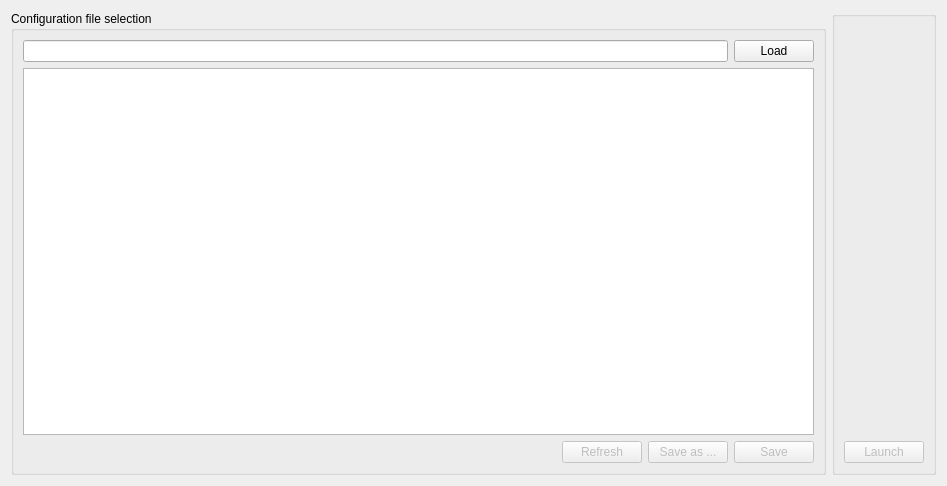
<?xml version="1.0" encoding="UTF-8"?>
<ui version="4.0">
 <class>Simulation</class>
 <widget class="QWidget" name="Simulation">
  <property name="geometry">
   <rect>
    <x>0</x>
    <y>0</y>
    <width>947</width>
    <height>486</height>
   </rect>
  </property>
  <property name="windowTitle">
   <string>Form</string>
  </property>
  <layout class="QHBoxLayout" name="horizontalLayout">
   <item>
    <widget class="QGroupBox" name="groupBox">
     <property name="title">
      <string>Configuration file selection</string>
     </property>
     <layout class="QGridLayout" name="gridLayout">
      <item row="2" column="2">
       <widget class="QPushButton" name="butSaveAs">
        <property name="enabled">
         <bool>false</bool>
        </property>
        <property name="text">
         <string>Save as ...</string>
        </property>
       </widget>
      </item>
      <item row="0" column="3">
       <widget class="QPushButton" name="butLoad">
        <property name="text">
         <string>Load</string>
        </property>
       </widget>
      </item>
      <item row="2" column="1">
       <widget class="QPushButton" name="butRefresh">
        <property name="enabled">
         <bool>false</bool>
        </property>
        <property name="text">
         <string>Refresh</string>
        </property>
       </widget>
      </item>
      <item row="2" column="3">
       <widget class="QPushButton" name="butSave">
        <property name="enabled">
         <bool>false</bool>
        </property>
        <property name="text">
         <string>Save</string>
        </property>
       </widget>
      </item>
      <item row="2" column="0">
       <spacer name="horizontalSpacer">
        <property name="orientation">
         <enum>Qt::Horizontal</enum>
        </property>
        <property name="sizeHint" stdset="0">
         <size>
          <width>40</width>
          <height>20</height>
         </size>
        </property>
       </spacer>
      </item>
      <item row="0" column="0" colspan="3">
       <widget class="QLineEdit" name="filePath"/>
      </item>
      <item row="1" column="0" colspan="4">
       <widget class="QTextEdit" name="fileBrowser"/>
      </item>
     </layout>
    </widget>
   </item>
   <item>
    <widget class="QGroupBox" name="groupBox_2">
     <property name="title">
      <string/>
     </property>
     <layout class="QVBoxLayout" name="verticalLayout">
      <item>
       <spacer name="verticalSpacer">
        <property name="orientation">
         <enum>Qt::Vertical</enum>
        </property>
        <property name="sizeHint" stdset="0">
         <size>
          <width>20</width>
          <height>40</height>
         </size>
        </property>
       </spacer>
      </item>
      <item>
       <widget class="QPushButton" name="butLaunch">
        <property name="enabled">
         <bool>false</bool>
        </property>
        <property name="text">
         <string>Launch</string>
        </property>
       </widget>
      </item>
     </layout>
    </widget>
   </item>
  </layout>
 </widget>
 <resources/>
 <connections>
  <connection>
   <sender>fileBrowser</sender>
   <signal>textChanged()</signal>
   <receiver>Simulation</receiver>
   <slot>enableSaveButton()</slot>
   <hints>
    <hint type="sourcelabel">
     <x>422</x>
     <y>249</y>
    </hint>
    <hint type="destinationlabel">
     <x>473</x>
     <y>242</y>
    </hint>
   </hints>
  </connection>
  <connection>
   <sender>butSaveAs</sender>
   <signal>clicked()</signal>
   <receiver>Simulation</receiver>
   <slot>actionSaveAs()</slot>
   <hints>
    <hint type="sourcelabel">
     <x>708</x>
     <y>455</y>
    </hint>
    <hint type="destinationlabel">
     <x>473</x>
     <y>242</y>
    </hint>
   </hints>
  </connection>
  <connection>
   <sender>butSave</sender>
   <signal>clicked()</signal>
   <receiver>Simulation</receiver>
   <slot>actionSave()</slot>
   <hints>
    <hint type="sourcelabel">
     <x>789</x>
     <y>455</y>
    </hint>
    <hint type="destinationlabel">
     <x>473</x>
     <y>242</y>
    </hint>
   </hints>
  </connection>
  <connection>
   <sender>butRefresh</sender>
   <signal>clicked()</signal>
   <receiver>Simulation</receiver>
   <slot>actionRefresh()</slot>
   <hints>
    <hint type="sourcelabel">
     <x>627</x>
     <y>455</y>
    </hint>
    <hint type="destinationlabel">
     <x>473</x>
     <y>242</y>
    </hint>
   </hints>
  </connection>
  <connection>
   <sender>butLoad</sender>
   <signal>clicked()</signal>
   <receiver>Simulation</receiver>
   <slot>actionBrowse()</slot>
   <hints>
    <hint type="sourcelabel">
     <x>789</x>
     <y>43</y>
    </hint>
    <hint type="destinationlabel">
     <x>473</x>
     <y>242</y>
    </hint>
   </hints>
  </connection>
  <connection>
   <sender>Simulation</sender>
   <signal>updateFile(QString)</signal>
   <receiver>fileBrowser</receiver>
   <slot>setText(QString)</slot>
   <hints>
    <hint type="sourcelabel">
     <x>473</x>
     <y>242</y>
    </hint>
    <hint type="destinationlabel">
     <x>422</x>
     <y>249</y>
    </hint>
   </hints>
  </connection>
  <connection>
   <sender>Simulation</sender>
   <signal>updatePath(QString)</signal>
   <receiver>filePath</receiver>
   <slot>setText(QString)</slot>
   <hints>
    <hint type="sourcelabel">
     <x>473</x>
     <y>242</y>
    </hint>
    <hint type="destinationlabel">
     <x>382</x>
     <y>42</y>
    </hint>
   </hints>
  </connection>
  <connection>
   <sender>butLaunch</sender>
   <signal>clicked()</signal>
   <receiver>Simulation</receiver>
   <slot>actionLaunch()</slot>
   <hints>
    <hint type="sourcelabel">
     <x>890</x>
     <y>455</y>
    </hint>
    <hint type="destinationlabel">
     <x>473</x>
     <y>242</y>
    </hint>
   </hints>
  </connection>
 </connections>
 <slots>
  <signal>updatePath(QString)</signal>
  <signal>updateFile(QString)</signal>
  <slot>enableSaveButton()</slot>
  <slot>actionSaveAs()</slot>
  <slot>actionSave()</slot>
  <slot>actionRefresh()</slot>
  <slot>actionBrowse()</slot>
  <slot>actionLaunch()</slot>
 </slots>
</ui>
